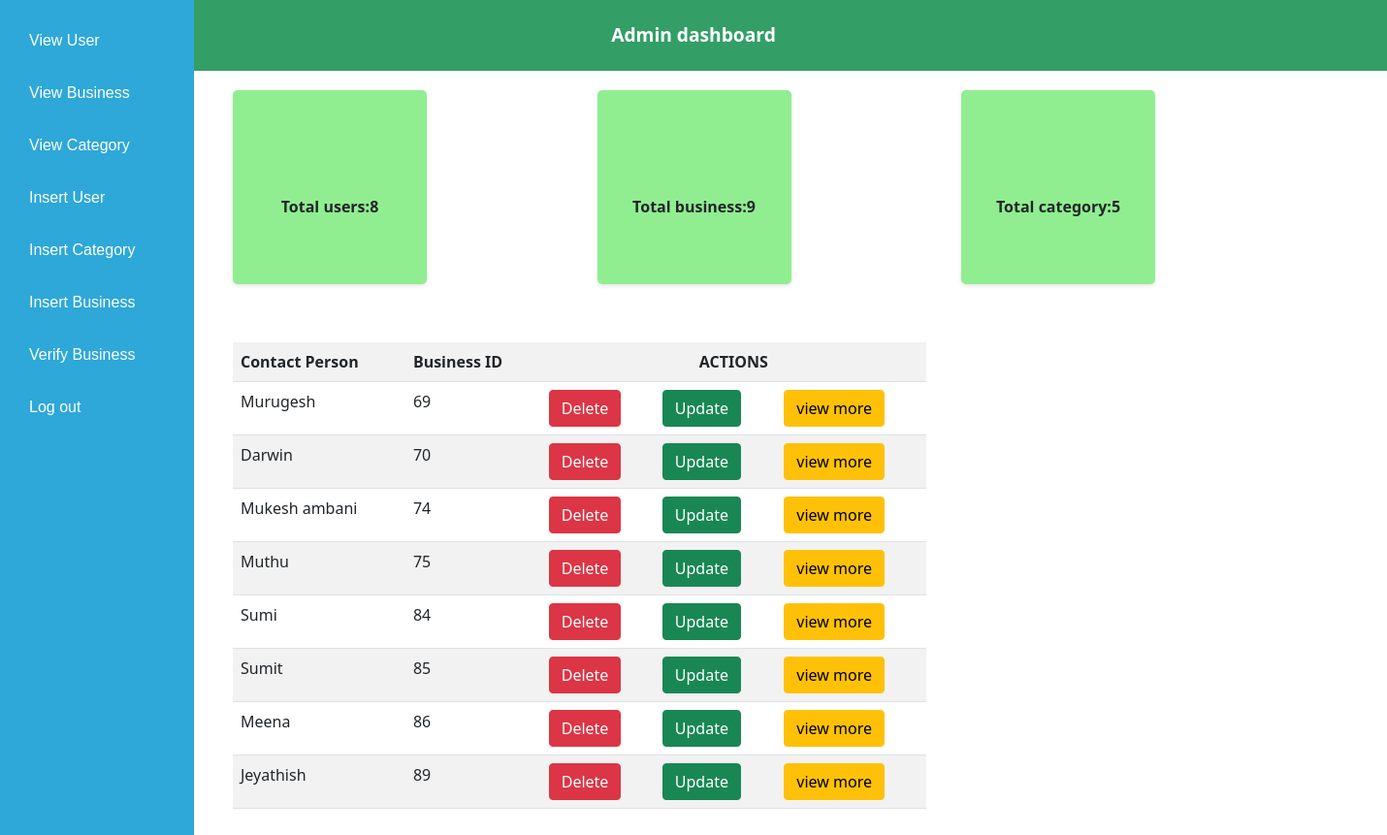
The app's page /Admin/code/interface.php?view_business with its own data.
### tables this page shows
CREATE TABLE `business` (
  `b_id` int(11) NOT NULL,
  `u_id` int(11) NOT NULL,
  `b_name` varchar(100) NOT NULL,
  `con_person` varchar(50) NOT NULL,
  `mobile` varchar(10) NOT NULL,
  `pincode` varchar(6) NOT NULL,
  `city` varchar(50) NOT NULL,
  `catg` int(11) NOT NULL,
  `year` varchar(10) NOT NULL,
  `building` varchar(50) NOT NULL,
  `street` varchar(100) NOT NULL,
  `landmark` varchar(50) NOT NULL,
  `descrip` varchar(1000) NOT NULL,
  `image` varchar(1000) NOT NULL,
  `status` varchar(20) NOT NULL
);

### Admin/code/view_business.php (the view)
<!DOCTYPE html>
<html lang="en">
<head>
    <link rel="stylesheet" href="../Bootstrap/css/bootstrap.min.css">
</head>
<body>
    <?php
    include('../connection/connect.php');
    if($con)
    {
        $qry="select * from business where status='Verified'";
        $res=mysqli_query($con,$qry);
        $num=mysqli_num_rows($res);
        if($num==0)
            echo"No data";
        else
        {
            echo "<table class='table table-hover table-striped' style='width:50vw'>";
            echo "<tr><th>Contact Person</th><th>Business ID</th>
            <th colspan='3' style='text-align:center'>ACTIONS</th></tr>";
            while($row=mysqli_fetch_row($res))
            {
                $id=$row[0];
                echo "<tr>
                <td>$row[3]</td>
                <td>$row[0]</td>
                <td ><a class='btn btn-danger'href='business_delete.php?dele=$id'>Delete</a></td>
                <td><a class='btn btn-success' href='businessupdate.php?id=$id'>Update</a></td>
                <td><a class='btn btn-warning' href='viewmore.php?id=$id'>view more</a></td>
                </tr>";
            }
            echo "</table>";
            echo "<br>";
        }
    }
?>
</body>
</html>

### Admin/style/interface.css (style rules this page uses)
* { margin :0; padding:0; box-sizing: border-box; }
body { font-family:Arial,sans-serif; background-color: rgb(215,247,245); }

### records on screen
business: con_person "Murugesh", b_id "69"
business: con_person "Darwin", b_id "70"
business: con_person "Mukesh ambani", b_id "74"
business: con_person "Muthu", b_id "75"
business: con_person "Sumi", b_id "84"
business: con_person "Sumit", b_id "85"
business: con_person "Meena", b_id "86"
business: con_person "Jeyathish", b_id "89"

### other values on screen
$num "8"
$num "9"
$num "5"
